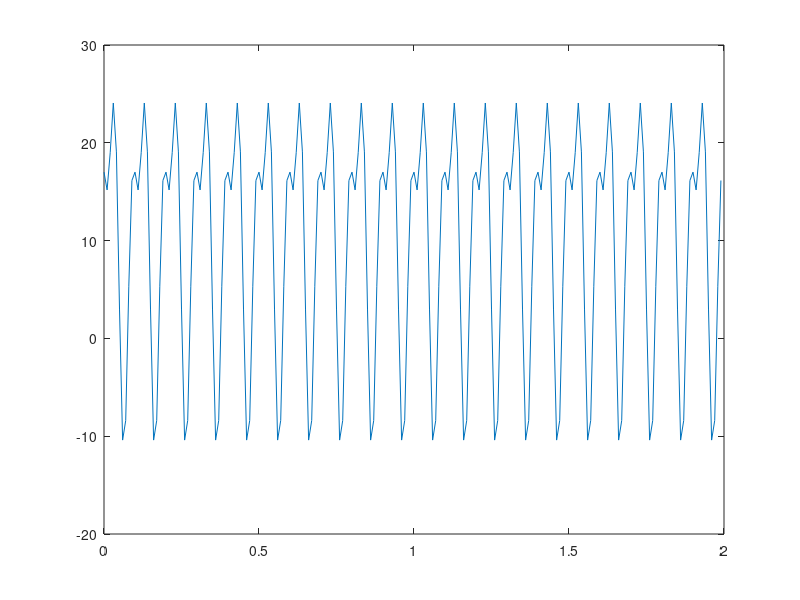
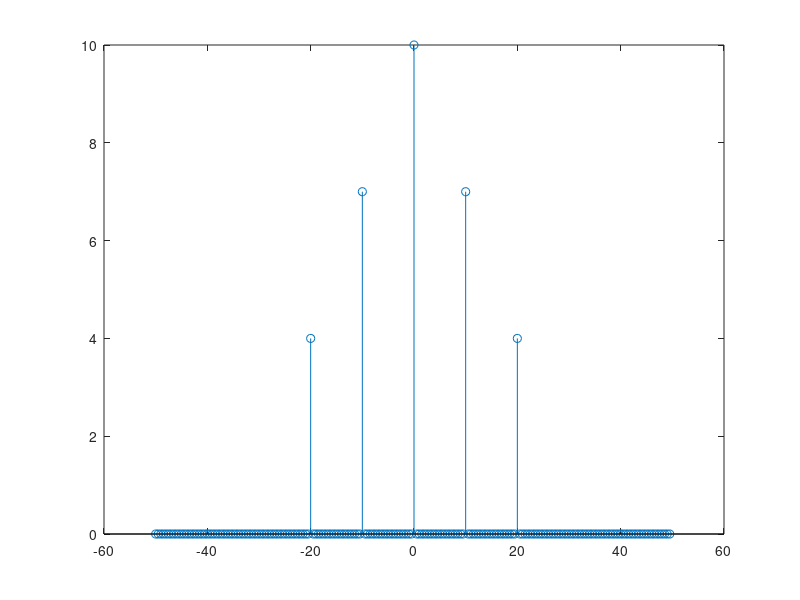

Write MATLAB code to recreate these figures, in order.
Fa = 100;
t = 0:1/Fa:2-1/Fa;
x = 10 + 14*cos(2*pi*10*t - (pi)/3) + 8*cos(2*pi*20*t + pi/2);
N = length(x);
figure(1);
plot(t, x);

figure(2);
x = fftshift(fft(x));
f = (0:N-1)*(Fa/N);

if rem(N, 2) == 0
    f=(-N/2:N/2 - 1)*(Fa/N);
else
    f=(-(N-1)/2:(N-1)/2)*(Fa/N);
end

stem(f, abs(x)/N);
